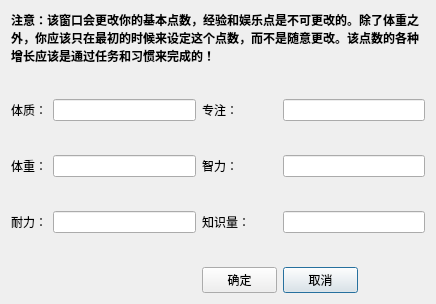
<?xml version="1.0" encoding="UTF-8"?>
<ui version="4.0">
 <class>Dialog</class>
 <widget class="QDialog" name="Dialog">
  <property name="geometry">
   <rect>
    <x>0</x>
    <y>0</y>
    <width>436</width>
    <height>304</height>
   </rect>
  </property>
  <property name="windowTitle">
   <string>设定点数</string>
  </property>
  <layout class="QGridLayout" name="gridLayout">
   <item row="3" column="3">
    <widget class="QLineEdit" name="lineEdit_2"/>
   </item>
   <item row="3" column="1">
    <widget class="QLineEdit" name="lineEdit"/>
   </item>
   <item row="3" column="0">
    <widget class="QLabel" name="label">
     <property name="text">
      <string>体质：</string>
     </property>
    </widget>
   </item>
   <item row="9" column="3">
    <spacer name="verticalSpacer_6">
     <property name="orientation">
      <enum>Qt::Vertical</enum>
     </property>
     <property name="sizeHint" stdset="0">
      <size>
       <width>20</width>
       <height>40</height>
      </size>
     </property>
    </spacer>
   </item>
   <item row="6" column="0">
    <widget class="QLabel" name="label_2">
     <property name="text">
      <string>体重：</string>
     </property>
    </widget>
   </item>
   <item row="4" column="1">
    <spacer name="verticalSpacer">
     <property name="orientation">
      <enum>Qt::Vertical</enum>
     </property>
     <property name="sizeHint" stdset="0">
      <size>
       <width>20</width>
       <height>40</height>
      </size>
     </property>
    </spacer>
   </item>
   <item row="8" column="0">
    <widget class="QLabel" name="label_3">
     <property name="text">
      <string>耐力：</string>
     </property>
    </widget>
   </item>
   <item row="6" column="3">
    <widget class="QLineEdit" name="lineEdit_4"/>
   </item>
   <item row="8" column="1">
    <widget class="QLineEdit" name="lineEdit_5"/>
   </item>
   <item row="6" column="1">
    <widget class="QLineEdit" name="lineEdit_3"/>
   </item>
   <item row="8" column="3">
    <widget class="QLineEdit" name="lineEdit_6"/>
   </item>
   <item row="7" column="1">
    <spacer name="verticalSpacer_2">
     <property name="orientation">
      <enum>Qt::Vertical</enum>
     </property>
     <property name="sizeHint" stdset="0">
      <size>
       <width>20</width>
       <height>40</height>
      </size>
     </property>
    </spacer>
   </item>
   <item row="0" column="0" colspan="4">
    <widget class="QLabel" name="label_7">
     <property name="font">
      <font>
       <weight>75</weight>
       <bold>true</bold>
      </font>
     </property>
     <property name="cursor">
      <cursorShape>ArrowCursor</cursorShape>
     </property>
     <property name="acceptDrops">
      <bool>true</bool>
     </property>
     <property name="text">
      <string>注意：该窗口会更改你的基本点数，经验和娱乐点是不可更改的。除了体重之外，你应该只在最初的时候来设定这个点数，而不是随意更改。该点数的各种增长应该是通过任务和习惯来完成的！</string>
     </property>
     <property name="wordWrap">
      <bool>true</bool>
     </property>
    </widget>
   </item>
   <item row="8" column="2">
    <widget class="QLabel" name="label_6">
     <property name="text">
      <string>知识量：</string>
     </property>
    </widget>
   </item>
   <item row="3" column="2">
    <widget class="QLabel" name="label_4">
     <property name="text">
      <string>专注：</string>
     </property>
    </widget>
   </item>
   <item row="6" column="2">
    <widget class="QLabel" name="label_5">
     <property name="text">
      <string>智力：</string>
     </property>
    </widget>
   </item>
   <item row="7" column="3">
    <spacer name="verticalSpacer_5">
     <property name="orientation">
      <enum>Qt::Vertical</enum>
     </property>
     <property name="sizeHint" stdset="0">
      <size>
       <width>20</width>
       <height>40</height>
      </size>
     </property>
    </spacer>
   </item>
   <item row="2" column="1">
    <spacer name="verticalSpacer_3">
     <property name="orientation">
      <enum>Qt::Vertical</enum>
     </property>
     <property name="sizeHint" stdset="0">
      <size>
       <width>20</width>
       <height>40</height>
      </size>
     </property>
    </spacer>
   </item>
   <item row="4" column="3">
    <spacer name="verticalSpacer_4">
     <property name="orientation">
      <enum>Qt::Vertical</enum>
     </property>
     <property name="sizeHint" stdset="0">
      <size>
       <width>20</width>
       <height>40</height>
      </size>
     </property>
    </spacer>
   </item>
   <item row="10" column="3">
    <widget class="QPushButton" name="pushButton">
     <property name="sizePolicy">
      <sizepolicy hsizetype="Fixed" vsizetype="Fixed">
       <horstretch>0</horstretch>
       <verstretch>0</verstretch>
      </sizepolicy>
     </property>
     <property name="minimumSize">
      <size>
       <width>75</width>
       <height>0</height>
      </size>
     </property>
     <property name="maximumSize">
      <size>
       <width>75</width>
       <height>16777215</height>
      </size>
     </property>
     <property name="text">
      <string>取消</string>
     </property>
    </widget>
   </item>
   <item row="10" column="2">
    <widget class="QPushButton" name="pushButton_2">
     <property name="sizePolicy">
      <sizepolicy hsizetype="Fixed" vsizetype="Fixed">
       <horstretch>0</horstretch>
       <verstretch>0</verstretch>
      </sizepolicy>
     </property>
     <property name="minimumSize">
      <size>
       <width>75</width>
       <height>0</height>
      </size>
     </property>
     <property name="maximumSize">
      <size>
       <width>75</width>
       <height>16777215</height>
      </size>
     </property>
     <property name="text">
      <string>确定</string>
     </property>
    </widget>
   </item>
  </layout>
 </widget>
 <resources/>
 <connections/>
</ui>
